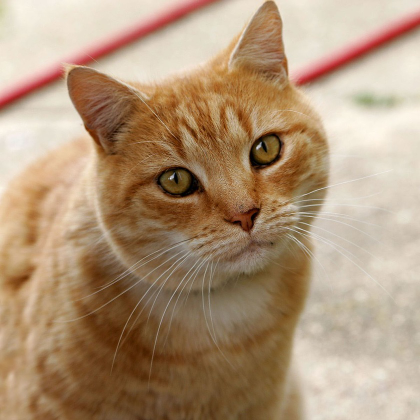
#> input picture image/Cat.jpg, 420 x 420 px, shrunk from 1200 x 1199 before the run, found by its file name
$ python opencv_img07.py
#> lines starting #> are read from the running program, lines starting #| are printed output that depends on the picture; after the words box and inside, x2 and y2 are one past the last pixel; in counts of white or black regions, pixels touching at a corner belong together
import cv2
import numpy as np

# 이미지 로드 기본틀
## 이미지 대비
org = cv2.imread('./image/Cat.jpg', cv2.IMREAD_REDUCED_COLOR_2)
#> org is the input picture: shape (420, 420, 3); mean B, G, R 120.7, 148.8, 175.9
gray = cv2.cvtColor(org , cv2.COLOR_BGR2GRAY)
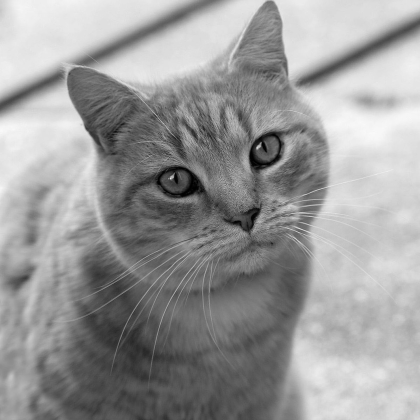
#> gray: shape (420, 420); min 0, max 249, mean 153.7
ret, bny = cv2.threshold(gray, 127 , 255 , 0)
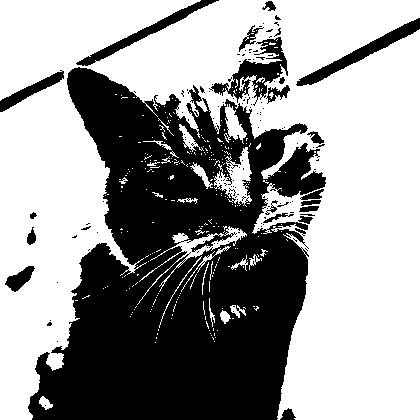
#> bny: shape (420, 420); 60.3% white; 143 black regions (121 under 20 px)
cont , hirc = cv2.findContours(bny , cv2.RETR_LIST , cv2.CHAIN_APPROX_SIMPLE)
#> cont = 595 contours, 554 with area under 20; largest, box (x1, y1, x2, y2) and area: (0, 0, 420, 420) 103366, (210, 36, 289, 104) 1976, (137, 226, 247, 305) 964, (214, 147, 252, 207) 950, (4, 265, 36, 293) 414; hirc = 595 rows, first 6: [1, -1, -1, -1], [2, 0, -1, -1], [3, 1, -1, -1], [4, 2, -1, -1], [5, 3, -1, -1], [6, 4, -1, -1]

cv2.drawContours(org, cont , 0 , (0 , 255 , 0), 2)
#> org: shape (420, 420, 3); 0.01% of pixels changed, all inside (x1, y1, x2, y2) = (43, 403, 48, 408)
cv2.imshow('Result' , org)

cv2.waitKey(0) # 창에서 키입력 대기
cv2.destroyAllWindows() # 메모리 해제
